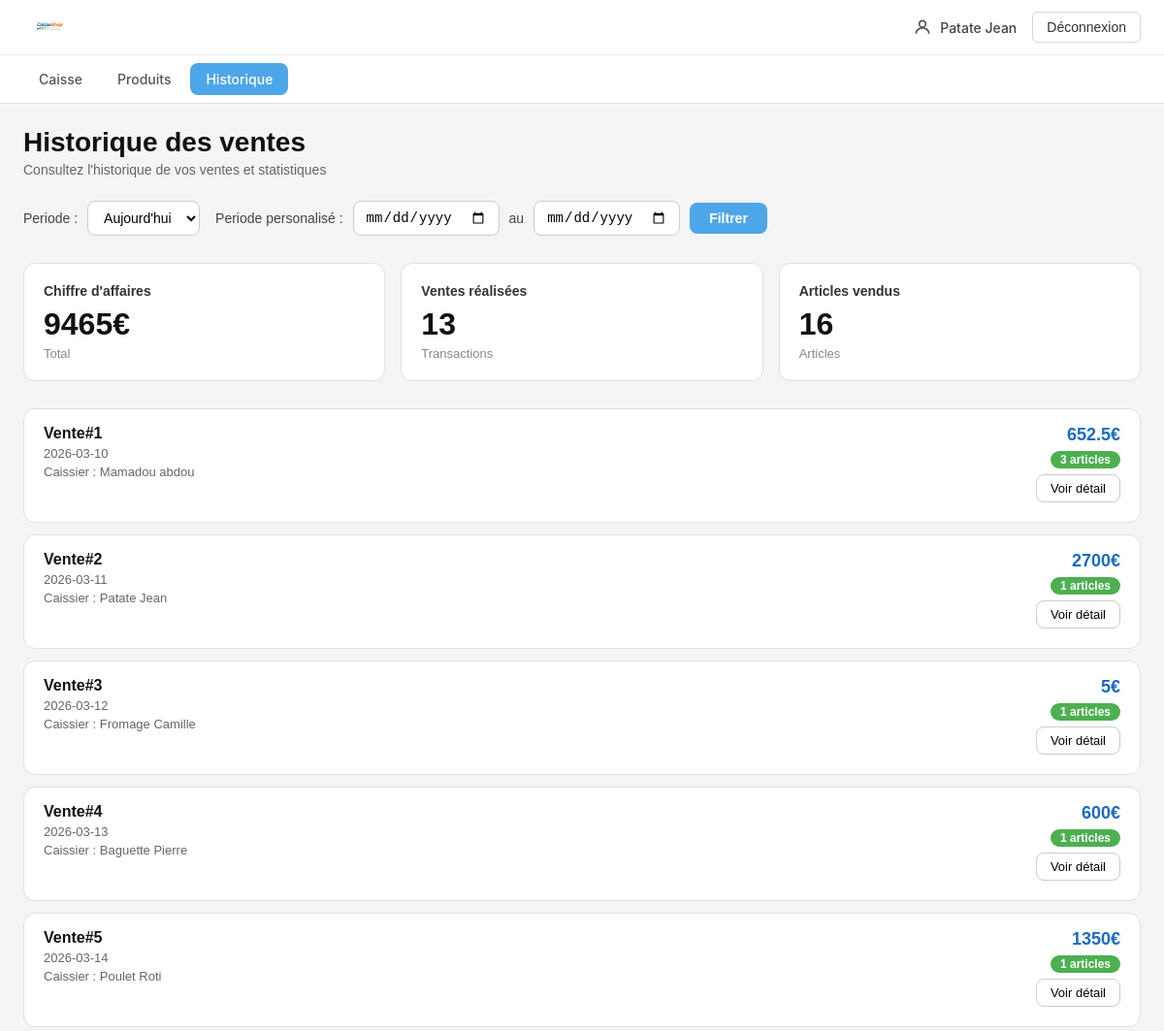
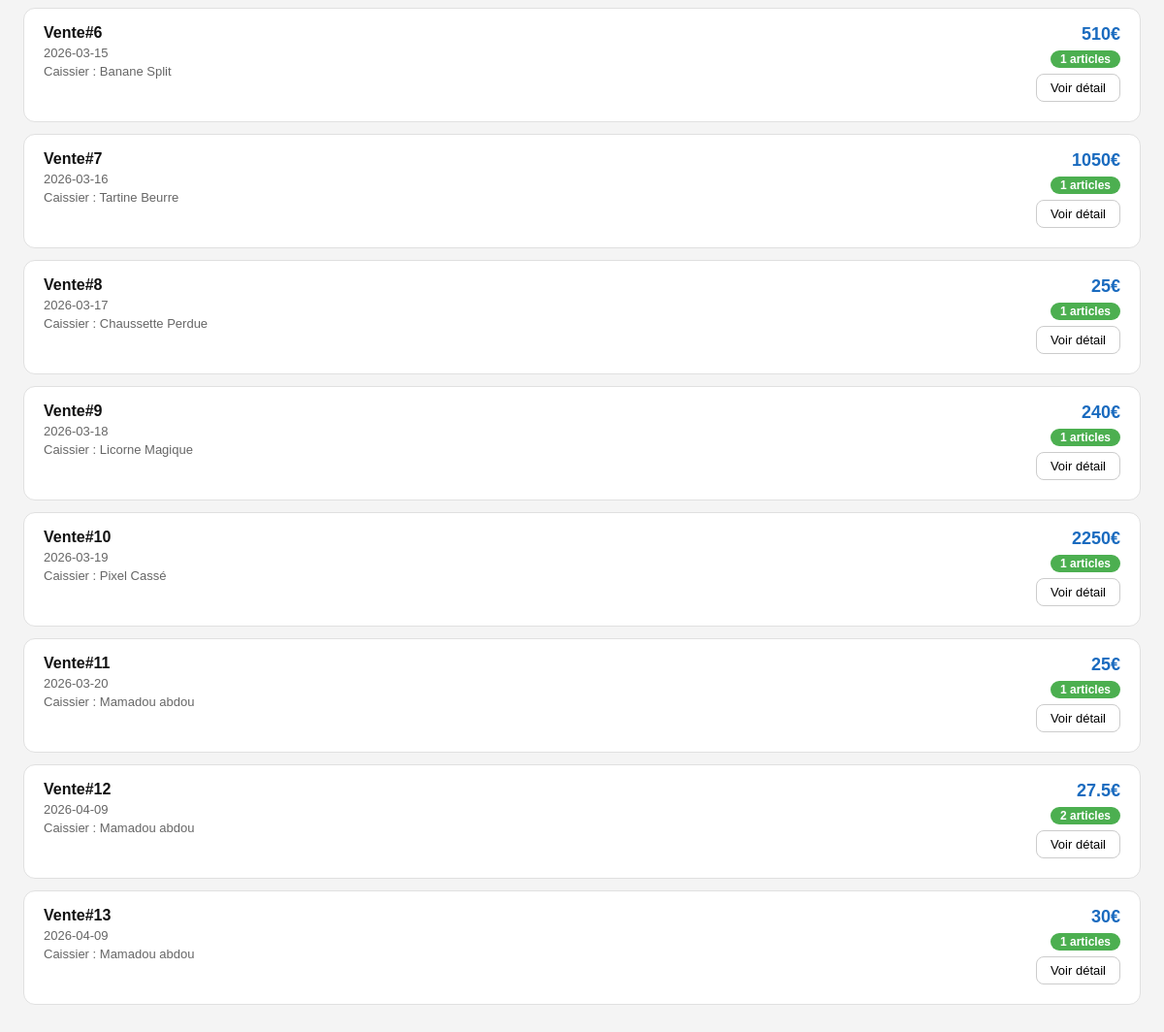
The app's page /frontoffice/historique.php (signed in) with its own data (2 pictures, top to bottom).
### tables this page shows
CREATE TABLE `ventes` (
  `Id` int(11) NOT NULL,
  `IdUtilisateur` int(11) NOT NULL,
  `Date` date NOT NULL DEFAULT current_timestamp(),
  `Total` double NOT NULL
);

CREATE TABLE `utilisateurs` (
  `Id` int(11) NOT NULL,
  `Nom` varchar(20) NOT NULL,
  `Prenom` varchar(20) NOT NULL,
  `Email` varchar(50) NOT NULL,
  `MotDePasse` varchar(255) NOT NULL
);

### frontoffice/select.php (called while the page is built, shortened)
<?php
require_once('../asset/connexionbdd.php');
$sql = "SELECT vtp.IdVente,
vtp.IdProduit,
pdt.NomProduit,
vtp.Quantite,
pdt.Prix,
vtp.PrixTotalProduit
FROM venteproduits vtp
JOIN produits pdt ON vtp.IdProduit = pdt.Id
JOIN ventes vt ON vtp.IdVente = vt.Id
JOIN utilisateurs ut ON vt.IdUtilisateur = ut.Id";
$params = [];
$stmt = $pdo->prepare($sql);
$stmt->execute($params);
$venteProduits=$stmt->fetchall();
$sql = "SELECT vt.Id,
vt.Date,
vt.Total,
ut.Nom,
ut.Prenom
FROM ventes vt
JOIN utilisateurs ut ON vt.IdUtilisateur = ut.Id WHERE 1=1";
$params = [];
$stmt = $pdo->prepare($sql);
$stmt->execute($params);
$ventes=$stmt->fetchall();
?>

### frontoffice/session.php (called while the page is built, shortened)
<?php
require_once(__DIR__ . '/select.php');
?>

### frontoffice/fonction.php (called while the page is built)
<?php
function nombreArticleDansUneVente($idVente,$venteProduits){
    $nbArticle=0;
    for ($i=0; $i < count($venteProduits); $i++) {
        if ($idVente == $venteProduits[$i]['IdVente']) {
            $nbArticle+=1;
        }
    }
    return $nbArticle;
}
function CalculDuChiffreAffaires($ventes){
    $chiffreAffaire=0;
    for ($i=0; $i < count($ventes); $i++) {
        $chiffreAffaire += $ventes[$i]['Total'];
    }
    return $chiffreAffaire;
}
?>

### frontoffice/historique.php (the view, shortened to what this page needs)
<?php
require_once(__DIR__ . '/session.php');
require_once(__DIR__ . '/select.php');
require_once(__DIR__ . '/fonction.php');
?>
<!DOCTYPE html>
<html lang="fr">
<head>
    <link rel="stylesheet" href="../styles/style.css">
    <link rel="stylesheet" href="../styles/historique.css">
</head>
<body>
    <header class="header">
        <nav class="nav-top">
            <img class="logo" src="../image/logo1.png" alt="logo caisseshop">
            <div class="nav-top-droite">
                <div class="utilisateur">
                    <svg class="icone-user" xmlns="http://www.w3.org/2000/svg" viewBox="0 0 24 24" fill="none" stroke="currentColor" stroke-width="2">
                        <circle cx="12" cy="8" r="4"/>
                        <path d="M4 20c0-4 3.6-7 8-7s8 3 8 7"/>
                    </svg>
                    <p class="nom-utilisateur"><?php echo $_SESSION['LOG_USER'] ?></p>
                </div>
                <button class="bouton-deconnexion" onclick="window.location.href='logout.php'">
                    Déconnexion
                </button>
            </div>
        </nav>
        <nav class="nav-menu">
            <a class="nav-lien " href="index.php">
                Caisse
            </a>
            <a class="nav-lien" href="produits.php">
                Produits
            </a>
            <a class="nav-lien actif" href="historique.php">
                Historique
            </a>
        </nav>
    </header>
    <main class="historique-page">
        <h1 class="historique-titre">Historique des ventes</h1>
        <p class="historique-description">Consultez l'historique de vos ventes et statistiques</p>
        <div class="filtres-row">
            <form class="filtre-periode" action="">
                <label class="filtre-label" for="periode">Periode :</label>
                <select class="filtre-select" name="periode" id="periode">
                    <option value="1">Aujourd'hui</option>
                </select>
            </form>
            <form class="filtre-perso" action="historique.php" method="post">
                <label class="filtre-label" for="perso_periode_debut">Periode personalisé :</label>
                <?php if (!isset($_POST['perso_periode_debut']) && !isset($_POST['perso_periode_fin'])) { ?>
                    <input class="filtre-date" type="date" name="perso_periode_debut" >
                    <span class="filtre-au">au</span>
                    <input class="filtre-date" type="date" name="perso_periode_fin" >
                <?php }else{ ?>
                    <input class="filtre-date" type="date" name="perso_periode_debut"  value="<?php echo $_POST['perso_periode_debut'] ?>">
                    <span class="filtre-au">au</span>
                    <input class="filtre-date" type="date" name="perso_periode_fin" value="<?php echo $_POST['perso_periode_fin'] ?>">
                <?php } ?>
                <button class="filtre-btn" type="submit">Filtrer</button>
            </form>
        </div>
        <div class="stats-grid">
            <div class="stat-card">
                <h2 class="stat-titre">Chiffre d'affaires</h2>
                <b class="stat-valeur"><?php echo CalculDuChiffreAffaires($ventes) ?>€</b>
                <p class="stat-label">Total</p>
            </div>
            <div class="stat-card">
                <h2 class="stat-titre">Ventes réalisées</h2>
                <b class="stat-valeur"><?php echo count($ventes) ?></b>
                <p class="stat-label">Transactions</p>
            </div>
            <div class="stat-card">
                <h2 class="stat-titre">Articles vendus</h2>
                <b class="stat-valeur"><?php echo count($venteProduits) ?></b>
                <p class="stat-label">Articles</p>
            </div>
        </div>
        <?php for ($i=0; $i < count($ventes); $i++) { ?>
            <article class="vente-card vente-card">
                <div class="vente-header">
                    <div class="vente-info">
                        <h2 class="vente-numero">Vente#<?php echo ($i+1) ?></h2>
                        <p class="vente-date"><?php echo $ventes[$i]['Date'] ?></p>
                        <p class="vente-caissier">Caissier : <?php echo $ventes[$i]['Nom']." ".$ventes[$i]['Prenom'] ?></p>
                    </div>
                    <div class="vente-meta">
                        <p class="vente-prix"><?php echo $ventes[$i]['Total'] ?>€</p>
                        <span class="vente-badge"><?php echo nombreArticleDansUneVente($ventes[$i]['Id'], $venteProduits) ?> articles</span>
                        <form action="detailHistorique.php" method="post">
                            <button class="vente-btn" type="submit">Voir détail</button>
                        </form>
                    </div>
                </div>
            </article>
        <?php } ?>
    </main>
</body>
</html>

### styles/style.css (style rules this page uses)
* { margin: 0; padding: 0; box-sizing: border-box; }
body { font-family: -apple-system, BlinkMacSystemFont, 'Segoe UI', sans-serif; background-color: #f0f2f5; color: #1a1a1a; font-size: 14px; }
.header { background-color: #ffffff; border-bottom: 1px solid #e0e0e0; position: sticky; top: 0; z-index: 100; }
.nav-top { display: flex; align-items: center; justify-content: space-between; padding: 10px 24px; border-bottom: 1px solid #e8e8e8; }
.logo { height: 36px; width: auto; }
.nav-top-droite { display: flex; align-items: center; gap: 16px; }
.utilisateur { display: flex; align-items: center; gap: 8px; color: #444; }
.icone-user { width: 20px; height: 20px; color: #555; }
.nom-utilisateur { font-size: 14px; font-weight: 500; }
.bouton-deconnexion { display: flex; align-items: center; gap: 6px; padding: 7px 14px; background-color: #ffffff; border: 1px solid #d0d5dd; border-radius: 6px; font-size: 14px; font-weight: 500; cursor: pointer; color: #333; transition: background-color 0.2s; }
.nav-menu { display: flex; align-items: center; gap: 4px; padding: 8px 24px; }
.nav-lien { display: flex; align-items: center; gap: 6px; padding: 8px 16px; text-decoration: none; color: #555; font-size: 14px; font-weight: 500; border-radius: 8px; transition: background-color 0.2s, color 0.2s; }
.nav-lien.actif { background-color: #4da6e8; color: #ffffff; }

### styles/historique.css (style rules this page uses)
.historique-page { background: #f4f4f4; padding: 24px; font-family: sans-serif; min-height: 100vh; }
.historique-titre { font-size: 28px; font-weight: 700; margin: 0 0 4px; color: #111; }
.historique-description { color: #666; margin: 0 0 24px; font-size: 14px; }
.filtres-row { display: flex; align-items: center; flex-wrap: wrap; gap: 16px; margin-bottom: 28px; }
.filtre-periode, .filtre-perso { display: inline-flex; align-items: center; gap: 10px; }
.filtre-label { font-size: 14px; color: #444; font-weight: 500; }
.filtre-select, .filtre-date { padding: 8px 12px; border: 1px solid #ccc; border-radius: 8px; font-size: 14px; background: #fff; cursor: pointer; }
.filtre-au { font-size: 14px; color: #444; }
.filtre-btn { padding: 8px 20px; background: #4da6e8; color: #fff; border: none; border-radius: 8px; font-size: 14px; font-weight: 600; cursor: pointer; }
.stats-grid { display: grid; grid-template-columns: repeat(3, 1fr); gap: 16px; margin-bottom: 28px; }
.stat-card { background: #fff; border: 1px solid #e0e0e0; border-radius: 12px; padding: 20px; }
.stat-titre { font-size: 14px; font-weight: 600; color: #333; margin: 0 0 8px; }
.stat-valeur { display: block; font-size: 32px; font-weight: 700; color: #111; margin-bottom: 4px; }
.stat-label { font-size: 13px; color: #888; margin: 0; }
.vente-card { background: #fff; border: 1px solid #e0e0e0; border-radius: 12px; padding: 16px 20px; margin-bottom: 12px; display: flex; flex-direction: column; }
.vente-header { display: flex; justify-content: space-between; align-items: flex-start; margin-bottom: 4px; }
.vente-info { display: flex; flex-direction: column; gap: 4px; }
.vente-numero { font-size: 16px; font-weight: 700; color: #111; margin: 0; }
.vente-date, .vente-caissier { font-size: 13px; color: #666; margin: 0; }
.vente-meta { display: flex; flex-direction: column; align-items: flex-end; gap: 6px; }
.vente-prix { font-size: 18px; font-weight: 700; color: #1a6bbf; margin: 0; }
.vente-badge { background: #4caf50; color: #fff; font-size: 12px; font-weight: 600; padding: 2px 10px; border-radius: 20px; }
.vente-btn { padding: 6px 14px; font-size: 13px; border: 1px solid #ccc; background: #fff; border-radius: 8px; cursor: pointer; }

### records on screen
ventes: Date "2026-03-10", IdUtilisateur.Nom "Mamadou", IdUtilisateur.Prenom "abdou", Total "652.5", Id "3"
ventes: Date "2026-03-11", IdUtilisateur.Nom "Patate", IdUtilisateur.Prenom "Jean", Total "2700", Id "1"
ventes: Date "2026-03-12", IdUtilisateur.Nom "Fromage", IdUtilisateur.Prenom "Camille", Total "5", Id "1"
ventes: Date "2026-03-13", IdUtilisateur.Nom "Baguette", IdUtilisateur.Prenom "Pierre", Total "600", Id "1"
ventes: Date "2026-03-14", IdUtilisateur.Nom "Poulet", IdUtilisateur.Prenom "Roti", Total "1350", Id "1"
ventes: Date "2026-03-15", IdUtilisateur.Nom "Banane", IdUtilisateur.Prenom "Split", Total "510", Id "1"
ventes: Date "2026-03-16", IdUtilisateur.Nom "Tartine", IdUtilisateur.Prenom "Beurre", Total "1050", Id "1"
ventes: Date "2026-03-17", IdUtilisateur.Nom "Chaussette", IdUtilisateur.Prenom "Perdue", Total "25", Id "1"
ventes: Date "2026-03-18", IdUtilisateur.Nom "Licorne", IdUtilisateur.Prenom "Magique", Total "240", Id "1"
ventes: Date "2026-03-19", IdUtilisateur.Nom "Pixel", IdUtilisateur.Prenom "Cassé", Total "2250", Id "1"
ventes: Date "2026-03-20", IdUtilisateur.Nom "Mamadou", IdUtilisateur.Prenom "abdou", Total "25", Id "1"
ventes: Date "2026-04-09", IdUtilisateur.Nom "Mamadou", IdUtilisateur.Prenom "abdou", Total "27.5", Id "2"
ventes: Date "2026-04-09", IdUtilisateur.Nom "Mamadou", IdUtilisateur.Prenom "abdou", Total "30", Id "1"

### other values on screen
$_SESSION['LOG_USER'] "Patate Jean"
CalculDuChiffreAffaires($ventes) "9465"
count($ventes) "13"
count($venteProduits) "16"
